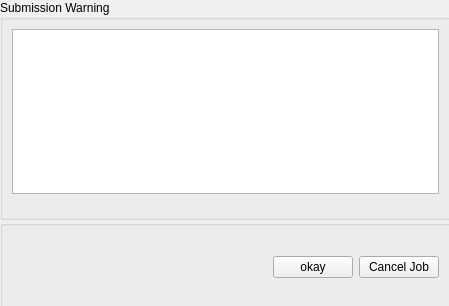
<?xml version="1.0" encoding="UTF-8"?>
<ui version="4.0">
 <class>Form</class>
 <widget class="QWidget" name="Form">
  <property name="geometry">
   <rect>
    <x>0</x>
    <y>0</y>
    <width>449</width>
    <height>306</height>
   </rect>
  </property>
  <property name="windowTitle">
   <string>Form</string>
  </property>
  <widget class="QWidget" name="layoutWidget">
   <property name="geometry">
    <rect>
     <x>0</x>
     <y>0</y>
     <width>451</width>
     <height>311</height>
    </rect>
   </property>
   <layout class="QVBoxLayout" name="submission_vlayout">
    <property name="spacing">
     <number>0</number>
    </property>
    <item>
     <widget class="QGroupBox" name="submission_group">
      <property name="minimumSize">
       <size>
        <width>0</width>
        <height>220</height>
       </size>
      </property>
      <property name="maximumSize">
       <size>
        <width>16777215</width>
        <height>220</height>
       </size>
      </property>
      <property name="title">
       <string>Submission Warning</string>
      </property>
      <layout class="QVBoxLayout" name="verticalLayout_6">
       <item>
        <widget class="QTextEdit" name="submission_warning">
         <property name="minimumSize">
          <size>
           <width>0</width>
           <height>0</height>
          </size>
         </property>
         <property name="maximumSize">
          <size>
           <width>16777215</width>
           <height>16777215</height>
          </size>
         </property>
         <property name="lineWrapMode">
          <enum>QTextEdit::WidgetWidth</enum>
         </property>
         <property name="html">
          <string>&lt;!DOCTYPE HTML PUBLIC &quot;-//W3C//DTD HTML 4.0//EN&quot; &quot;http://www.w3.org/TR/REC-html40/strict.dtd&quot;&gt;
&lt;html&gt;&lt;head&gt;&lt;meta name=&quot;qrichtext&quot; content=&quot;1&quot; /&gt;&lt;style type=&quot;text/css&quot;&gt;
p, li { white-space: pre-wrap; }
&lt;/style&gt;&lt;/head&gt;&lt;body style=&quot; font-family:'MS Shell Dlg 2'; font-size:8.25pt; font-weight:400; font-style:normal;&quot;&gt;
&lt;p style=&quot;-qt-paragraph-type:empty; margin-top:0px; margin-bottom:0px; margin-left:0px; margin-right:0px; -qt-block-indent:0; text-indent:0px;&quot;&gt;&lt;br /&gt;&lt;/p&gt;&lt;/body&gt;&lt;/html&gt;</string>
         </property>
        </widget>
       </item>
       <item>
        <spacer name="submission_spacer">
         <property name="orientation">
          <enum>Qt::Vertical</enum>
         </property>
         <property name="sizeHint" stdset="0">
          <size>
           <width>20</width>
           <height>40</height>
          </size>
         </property>
        </spacer>
       </item>
      </layout>
     </widget>
    </item>
    <item>
     <widget class="QGroupBox" name="dismiss_group">
      <property name="title">
       <string/>
      </property>
      <layout class="QHBoxLayout" name="horizontalLayout_2">
       <item>
        <layout class="QHBoxLayout" name="dismiss_hlayout">
         <item>
          <spacer name="cancel_spacer">
           <property name="orientation">
            <enum>Qt::Horizontal</enum>
           </property>
           <property name="sizeHint" stdset="0">
            <size>
             <width>40</width>
             <height>20</height>
            </size>
           </property>
          </spacer>
         </item>
         <item>
          <widget class="QPushButton" name="okay_button">
           <property name="text">
            <string>okay</string>
           </property>
          </widget>
         </item>
         <item>
          <widget class="QPushButton" name="canceljob_button">
           <property name="text">
            <string>Cancel Job</string>
           </property>
          </widget>
         </item>
        </layout>
       </item>
      </layout>
     </widget>
    </item>
   </layout>
  </widget>
 </widget>
 <resources/>
 <connections/>
</ui>
